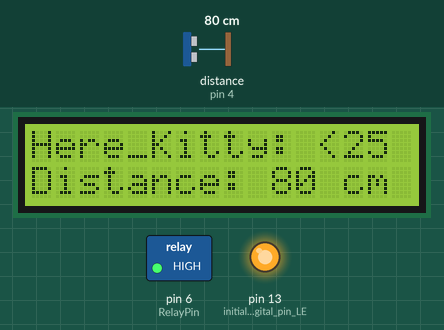
Simulated run of this sketch. Board: Arduino Uno, built with avr-gcc and run on an emulated ATmega328P. Parts: 16×2 character LCD, switched loads named in the sketch (green lamp = pin HIGH), output pins drawn as LEDs (lit = HIGH). Wiring (inferred from the names in the program): ultrasonic range finder: trigger pin 5; echo pin 4. Dashed ring = blinking. The test bench sets the inputs (shaded band); at power-on: distance to the obstacle (sensor on pin 4) 80 cm. The echo pulse lasts 58.3 µs per cm; pins used as bus, display or sensor lines are not drawn.

Above: at 1.2 s.
1.3 s: distance to the obstacle (sensor on pin 4) set to 2 cm
At 2.55 s:
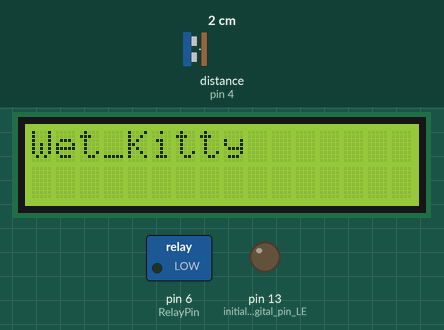
3.5 s: distance to the obstacle (sensor on pin 4) set to 35 cm
At 4.01 s:
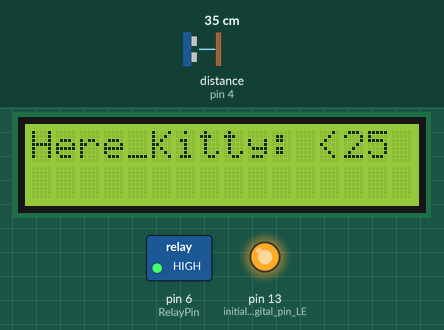
5.5 s: distance to the obstacle (sensor on pin 4) set to 4 cm
At 6.97 s:
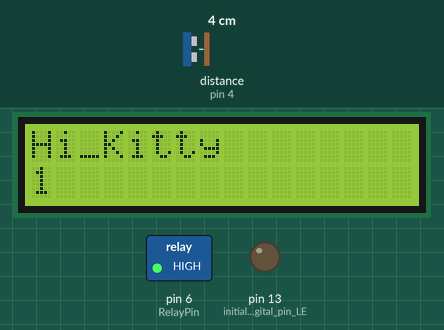
Timing chart, 0 to 14.1 s (numbered marks = the images above; inputs shaded):
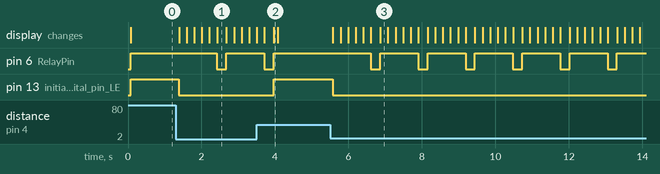

Measured:
- after the input at 1.3 s, pin 6 (RelayPin): HIGH → LOW after 1.1 s, → HIGH 0.25 s later; pin 13 (initialize_digital_pin_LE): HIGH → LOW after 0.09 s; the display: first changes after 0.09 s (image 1 shows a later state)
- after the input at 3.5 s, pin 6 (RelayPin): goes on until 4.0 s, then stays HIGH; pin 13 (initialize_digital_pin_LE): LOW → HIGH after 0.47 s; the display: first differs from a run without the input after 0.47 s (image 2)
- after the input at 5.5 s, pin 6 (RelayPin): alternates HIGH for 1.0 s and LOW for 0.25 s, starting after 1.1 s; pin 13 (initialize_digital_pin_LE): HIGH → LOW after 0.08 s; the display: changes after 0.08 s (image 3)

The sketch:

WetTheCatv1.3.ino
```cpp
/***********************************************************
  File name: WetTheCatv1.0.ino
  Description: The Relay will be turned on when the motion has been detected.
  Author: SPH
  Date: 2018/06/06
***********************************************************/

const int echoPin = 4;  // pin connected to Echo Pin in the ultrasonic distance sensor
const int trigPin  = 5; // pin connected to trig Pin in the ultrasonic distance sensor

const int triggerdistance = 25; // distance value to trigger event
const int triggercounter = 5;
const int spraytime = 250;
unsigned int counter=0;
const int RelayPin = 6;         //Set the digital 6 to RelayPin

// include the library code:
#include <LiquidCrystal.h>
// initialize the library with the numbers of the interface pins
LiquidCrystal lcd(7, 8, 9, 10, 11, 12);
/*
   LCD RS pin to digital pin 7
   LCD Enable pin to digital pin 8
   LCD D4 pin to digital pin 9
   LCD D5 pin to digital pin 10
   LCD D6 pin to digital pin 11
   LCD D7 pin to digital pin 12
   LCD R/W pin to ground
   LCD VSS pin to ground
   LCD VCC pin to 5V
*/

void setup()
{
  // put your setup code here, to run once:
  // set up the LCD's number of columns and rows:
  lcd.begin(16, 2);

  pinMode(echoPin, INPUT); //Set the connection pin output mode Echo pin 4
  pinMode(trigPin, OUTPUT);//Set the connection pin output mode trog pin 5
  pinMode( RelayPin, OUTPUT);        //initialize the  led pin as output 6
  pinMode (LED_BUILTIN, OUTPUT); //initialize digital pin LED_BUILTIN as an output
}

void loop()
// put your main code here, to run repeatedly:
{
  int cm = ping(echoPin) ;
  lcd.setCursor(0, 1); // set the cursor to column 0, line 1 // (note: line 1 is the second row, since counting begins with 0)
  lcd.print("Distance: ");      // Print a message of "Temp: "to the LCD.
  lcd.print(cm);                // Print a centigrade temperature to the LCD.
  lcd.print(" cm    ");         // Print the unit of the centigrade temperature to the LCD.

if (counter >= triggercounter)
{
  digitalWrite(RelayPin, LOW);
  lcd.clear();             //Clears the LCD screen and positions the cursor in the upper-left corner
  lcd.setCursor(0, 0);
  lcd.print("Wet_Kitty");
  counter = 0;
  delay(spraytime); //wait to loop
  digitalWrite(RelayPin, HIGH);
}
if (cm <= triggerdistance)
{
  digitalWrite (LED_BUILTIN, LOW);  //turn the LED off
  lcd.clear();             //Clears the LCD screen and positions the cursor in the upper-left corner
  lcd.setCursor(0, 0);
  lcd.print("Hi_Kitty");
  counter = (counter + 1);
  lcd.setCursor(0, 1);
  lcd.print(counter);
  delay(200);
}
else
{
  digitalWrite (LED_BUILTIN, HIGH);  //turn the LED ON
  digitalWrite(RelayPin, HIGH);
  lcd.setCursor(0, 0);
  lcd.print("Here_Kitty: <");
  lcd.print(triggerdistance);
  counter = (0);
  delay(100);
}
}
int ping(int echoPin)
{
  // establish variables for duration of the ping,
  // and the distance result in inches and centimeters:
  long duration, cm;
  // The PING))) is triggered by a HIGH pulse of 2 or more microseconds.
  // Give a short LOW pulse beforehand to ensure a clean HIGH pulse:
  pinMode(trigPin, OUTPUT);
  digitalWrite(trigPin, LOW);
  delayMicroseconds(2);
  digitalWrite(trigPin, HIGH);
  delayMicroseconds(5);
  digitalWrite(trigPin, LOW);

  pinMode(echoPin, INPUT);
  duration = pulseIn(echoPin, HIGH);

  // convert the time into a distance
  cm = microsecondsToCentimeters(duration);
  return cm ;
}
long microsecondsToCentimeters(long microseconds)
{
  // The speed of sound is 340 m/s or 29 microseconds per centimeter.
  // The ping travels out and back, so to find the distance of the
  // object we take half of the distance travelled.
  return microseconds / 29 / 2;
}
```
